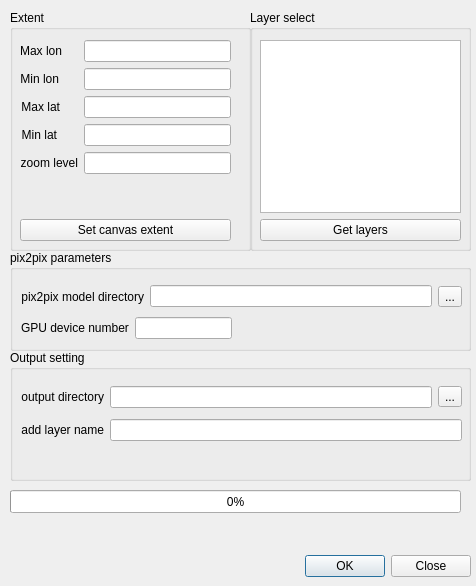
<?xml version="1.0" encoding="UTF-8"?>
<ui version="4.0">
 <class>QPix2pixDialogBase</class>
 <widget class="QDialog" name="QPix2pixDialogBase">
  <property name="enabled">
   <bool>true</bool>
  </property>
  <property name="geometry">
   <rect>
    <x>0</x>
    <y>0</y>
    <width>476</width>
    <height>586</height>
   </rect>
  </property>
  <property name="windowTitle">
   <string>Qpix2pix</string>
  </property>
  <widget class="QDialogButtonBox" name="buttonBox">
   <property name="geometry">
    <rect>
     <x>130</x>
     <y>550</y>
     <width>341</width>
     <height>32</height>
    </rect>
   </property>
   <property name="orientation">
    <enum>Qt::Horizontal</enum>
   </property>
   <property name="standardButtons">
    <set>QDialogButtonBox::Close|QDialogButtonBox::Ok</set>
   </property>
   <property name="centerButtons">
    <bool>false</bool>
   </property>
  </widget>
  <widget class="QLabel" name="messLabel">
   <property name="geometry">
    <rect>
     <x>10</x>
     <y>510</y>
     <width>451</width>
     <height>41</height>
    </rect>
   </property>
   <property name="text">
    <string/>
   </property>
   <property name="alignment">
    <set>Qt::AlignCenter</set>
   </property>
  </widget>
  <widget class="QGroupBox" name="Extent">
   <property name="geometry">
    <rect>
     <x>10</x>
     <y>10</y>
     <width>241</width>
     <height>241</height>
    </rect>
   </property>
   <property name="title">
    <string>Extent</string>
   </property>
   <property name="checkable">
    <bool>false</bool>
   </property>
   <widget class="QWidget" name="layoutWidget">
    <property name="geometry">
     <rect>
      <x>10</x>
      <y>30</y>
      <width>211</width>
      <height>201</height>
     </rect>
    </property>
    <layout class="QVBoxLayout" name="verticalLayout">
     <item>
      <layout class="QFormLayout" name="formLayout">
       <item row="0" column="0">
        <widget class="QLabel" name="label_3">
         <property name="text">
          <string>Max lon</string>
         </property>
         <property name="alignment">
          <set>Qt::AlignRight|Qt::AlignTrailing|Qt::AlignVCenter</set>
         </property>
        </widget>
       </item>
       <item row="0" column="1">
        <widget class="QLineEdit" name="maxLonInput"/>
       </item>
       <item row="1" column="0">
        <widget class="QLabel" name="label_4">
         <property name="text">
          <string>Min lon</string>
         </property>
         <property name="alignment">
          <set>Qt::AlignRight|Qt::AlignTrailing|Qt::AlignVCenter</set>
         </property>
        </widget>
       </item>
       <item row="1" column="1">
        <widget class="QLineEdit" name="minLonInput"/>
       </item>
       <item row="2" column="0">
        <widget class="QLabel" name="label_5">
         <property name="text">
          <string>Max lat</string>
         </property>
         <property name="alignment">
          <set>Qt::AlignRight|Qt::AlignTrailing|Qt::AlignVCenter</set>
         </property>
        </widget>
       </item>
       <item row="2" column="1">
        <widget class="QLineEdit" name="maxLatInput"/>
       </item>
       <item row="3" column="0">
        <widget class="QLabel" name="label_6">
         <property name="text">
          <string>Min lat</string>
         </property>
         <property name="alignment">
          <set>Qt::AlignRight|Qt::AlignTrailing|Qt::AlignVCenter</set>
         </property>
        </widget>
       </item>
       <item row="3" column="1">
        <widget class="QLineEdit" name="minLatInput"/>
       </item>
       <item row="4" column="0">
        <widget class="QLabel" name="label_7">
         <property name="text">
          <string>zoom level</string>
         </property>
         <property name="alignment">
          <set>Qt::AlignRight|Qt::AlignTrailing|Qt::AlignVCenter</set>
         </property>
        </widget>
       </item>
       <item row="4" column="1">
        <widget class="QLineEdit" name="zoomLevelInput"/>
       </item>
      </layout>
     </item>
     <item>
      <widget class="QPushButton" name="rectSelect_btn">
       <property name="text">
        <string>Set canvas extent</string>
       </property>
      </widget>
     </item>
    </layout>
   </widget>
  </widget>
  <widget class="QGroupBox" name="Pix2pixParameters">
   <property name="geometry">
    <rect>
     <x>10</x>
     <y>250</y>
     <width>461</width>
     <height>101</height>
    </rect>
   </property>
   <property name="title">
    <string>pix2pix parameters</string>
   </property>
   <widget class="QWidget" name="layoutWidget">
    <property name="geometry">
     <rect>
      <x>11</x>
      <y>32</y>
      <width>441</width>
      <height>29</height>
     </rect>
    </property>
    <layout class="QHBoxLayout" name="horizontalLayout_5">
     <item>
      <widget class="QLabel" name="label_8">
       <property name="text">
        <string>pix2pix model directory</string>
       </property>
       <property name="alignment">
        <set>Qt::AlignRight|Qt::AlignTrailing|Qt::AlignVCenter</set>
       </property>
      </widget>
     </item>
     <item>
      <widget class="QLineEdit" name="pix2pixModelInput"/>
     </item>
     <item>
      <widget class="QToolButton" name="pix2pixModel_btn">
       <property name="text">
        <string>...</string>
       </property>
      </widget>
     </item>
    </layout>
   </widget>
   <widget class="QWidget" name="layoutWidget">
    <property name="geometry">
     <rect>
      <x>11</x>
      <y>67</y>
      <width>211</width>
      <height>29</height>
     </rect>
    </property>
    <layout class="QFormLayout" name="formLayout_3">
     <item row="0" column="0">
      <widget class="QLabel" name="label_10">
       <property name="text">
        <string>GPU device number</string>
       </property>
      </widget>
     </item>
     <item row="0" column="1">
      <widget class="QLineEdit" name="GPUdeviceInput"/>
     </item>
    </layout>
   </widget>
  </widget>
  <widget class="QGroupBox" name="OutputSetting">
   <property name="geometry">
    <rect>
     <x>10</x>
     <y>350</y>
     <width>461</width>
     <height>131</height>
    </rect>
   </property>
   <property name="title">
    <string>Output setting</string>
   </property>
   <widget class="QWidget" name="">
    <property name="geometry">
     <rect>
      <x>11</x>
      <y>31</y>
      <width>441</width>
      <height>66</height>
     </rect>
    </property>
    <layout class="QVBoxLayout" name="verticalLayout_2">
     <item>
      <layout class="QHBoxLayout" name="horizontalLayout_7">
       <item>
        <widget class="QLabel" name="label_9">
         <property name="text">
          <string>output directory</string>
         </property>
         <property name="alignment">
          <set>Qt::AlignRight|Qt::AlignTrailing|Qt::AlignVCenter</set>
         </property>
        </widget>
       </item>
       <item>
        <widget class="QLineEdit" name="outputPathInput"/>
       </item>
       <item>
        <widget class="QToolButton" name="outputPath_btn">
         <property name="text">
          <string>...</string>
         </property>
        </widget>
       </item>
      </layout>
     </item>
     <item>
      <layout class="QHBoxLayout" name="horizontalLayout_8">
       <item>
        <widget class="QLabel" name="label_13">
         <property name="text">
          <string>add layer name</string>
         </property>
         <property name="alignment">
          <set>Qt::AlignRight|Qt::AlignTrailing|Qt::AlignVCenter</set>
         </property>
        </widget>
       </item>
       <item>
        <widget class="QLineEdit" name="layerNameInput"/>
       </item>
      </layout>
     </item>
    </layout>
   </widget>
  </widget>
  <widget class="QGroupBox" name="LayerSelect">
   <property name="geometry">
    <rect>
     <x>250</x>
     <y>10</y>
     <width>221</width>
     <height>241</height>
    </rect>
   </property>
   <property name="title">
    <string>Layer select</string>
   </property>
   <widget class="QWidget" name="layoutWidget">
    <property name="geometry">
     <rect>
      <x>10</x>
      <y>30</y>
      <width>201</width>
      <height>201</height>
     </rect>
    </property>
    <layout class="QVBoxLayout" name="verticalLayout_4">
     <item>
      <widget class="QListWidget" name="LayersSelectList">
       <property name="selectionMode">
        <enum>QAbstractItemView::MultiSelection</enum>
       </property>
      </widget>
     </item>
     <item>
      <widget class="QPushButton" name="getLayers_btn">
       <property name="text">
        <string>Get layers</string>
       </property>
      </widget>
     </item>
    </layout>
   </widget>
  </widget>
  <widget class="QProgressBar" name="progressBar">
   <property name="geometry">
    <rect>
     <x>10</x>
     <y>490</y>
     <width>451</width>
     <height>23</height>
    </rect>
   </property>
   <property name="value">
    <number>0</number>
   </property>
  </widget>
  <zorder>Pix2pixParameters</zorder>
  <zorder>Extent</zorder>
  <zorder>buttonBox</zorder>
  <zorder>messLabel</zorder>
  <zorder>OutputSetting</zorder>
  <zorder>LayerSelect</zorder>
  <zorder>progressBar</zorder>
 </widget>
 <resources/>
 <connections>
  <connection>
   <sender>buttonBox</sender>
   <signal>accepted()</signal>
   <receiver>QPix2pixDialogBase</receiver>
   <slot>accept()</slot>
   <hints>
    <hint type="sourcelabel">
     <x>20</x>
     <y>20</y>
    </hint>
    <hint type="destinationlabel">
     <x>20</x>
     <y>20</y>
    </hint>
   </hints>
  </connection>
  <connection>
   <sender>buttonBox</sender>
   <signal>rejected()</signal>
   <receiver>QPix2pixDialogBase</receiver>
   <slot>reject()</slot>
   <hints>
    <hint type="sourcelabel">
     <x>20</x>
     <y>20</y>
    </hint>
    <hint type="destinationlabel">
     <x>20</x>
     <y>20</y>
    </hint>
   </hints>
  </connection>
 </connections>
</ui>
